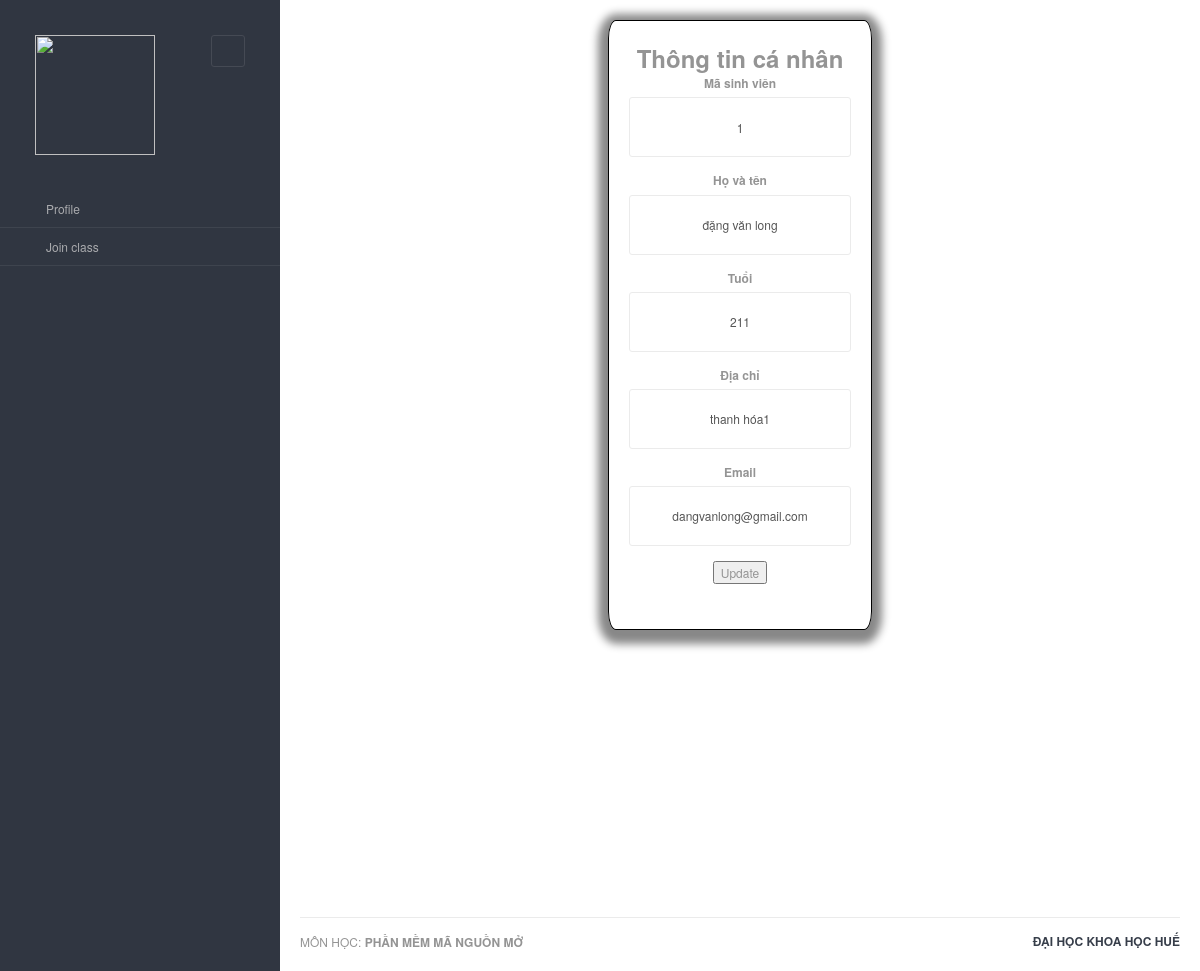
Before: /profile (signed in) with the older database file.
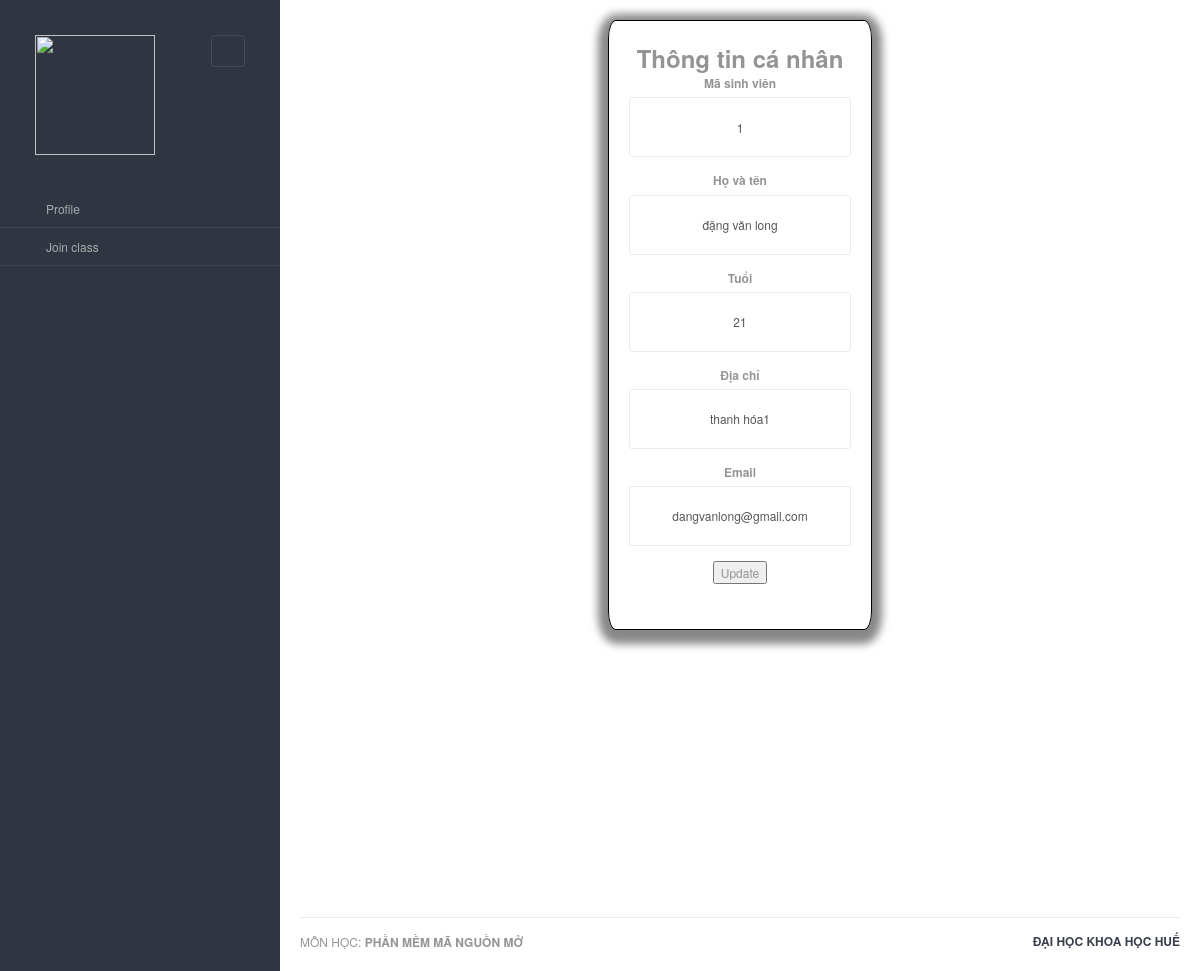
After: the same page with the newer database file.
### app/models.py (models this page shows, shortened)
class Student(UserMixin,db.Model):
    id = db.Column(db.Integer, primary_key=True)
    name = db.Column(db.String(64), nullable = False)
    age = db.Column(db.Integer, nullable = True)
    address = db.Column(db.String(64), nullable = True)
    email = db.Column(db.String(120), index=True, unique=True, nullable = False)
    password = db.Column(db.String(128), nullable = False)
    active = db.Column(db.Boolean,  default=True)

### app/routes_students.py (the view)
@app.route('/profile', methods =['GET'])
@login_required
def profile():
    user = Student.query.get(current_user.id)
    return render_template('profile.html', title='Home', user=user)

### app/models.py (called while the page is built)
@login.user_loader
def loader_id(id):
    return Admin.query.get(int(id))

### app/templates/profile.html (shortened to what this page needs)
{% extends "layouts/base.html" %} {% block content %}
<div class="main-content">
    <div class="row">
        <div class="col-md-6 col-sm-8 clearfix" style="height: 882px;width: 100%;;display: flex;">
            <form action="/update-student" method="post" style="width:30%;padding: 20px; border: 1px #000 solid;border-radius: 3%;text-align: center; margin: 0 auto;height: 610px;box-shadow: 0px 4px 8px 10px #888888;">
                <span style="font-size: 24px; font-weight: 600;">Thông tin cá nhân</span>
                <div class="form-group" style="width: 100%;">
                    <label for="exampleInputEmail1" class="exampleInputEmail1">Mã sinh viên</label>
                    <input type="number " name="student_id" class="form-control " id="exampleInputEmail1 " aria-describedby="emailHelp " value="{{ user.id }}">
                </div>
                <div class="form-group " style="width: 100%; ">
                    <label for="exampleInputPassword1 " class="exampleInputEmail1">Họ và tên</label>
                    <input type="text " name="name" class="form-control " id="exampleInputPassword1 " value="{{ user.name }}">
                </div>
                <div class="form-group " style="width: 100%; ">
                    <label for="exampleInputPassword1 " class="exampleInputEmail1">Tuổi</label>
                    <input type="text " name="age" class="form-control " id="exampleInputPassword1 " value="{{ user.age }}">
                </div>
                <div class="form-group " style="width: 100%; ">
                    <label for="exampleInputPassword1 " class="exampleInputEmail1">Địa chỉ</label>
                    <input type="text " name="address" class="form-control " id="exampleInputPassword1 " value="{{ user.address }}">
                </div>
                <div class="form-group " style="width: 100%; ">
                    <label for="exampleInputPassword1 " class="exampleInputEmail1">Email</label>
                    <input type="text " name="email" class="form-control " id="exampleInputPassword1 " value="{{ user.email }}">
                </div>
                <button type="submit">Update</button>
            </form>
        </div>
    </div>
    {% endblock %}

Changed rows visible on the page:
changed Student "đặng văn long": age "211" → "21"
